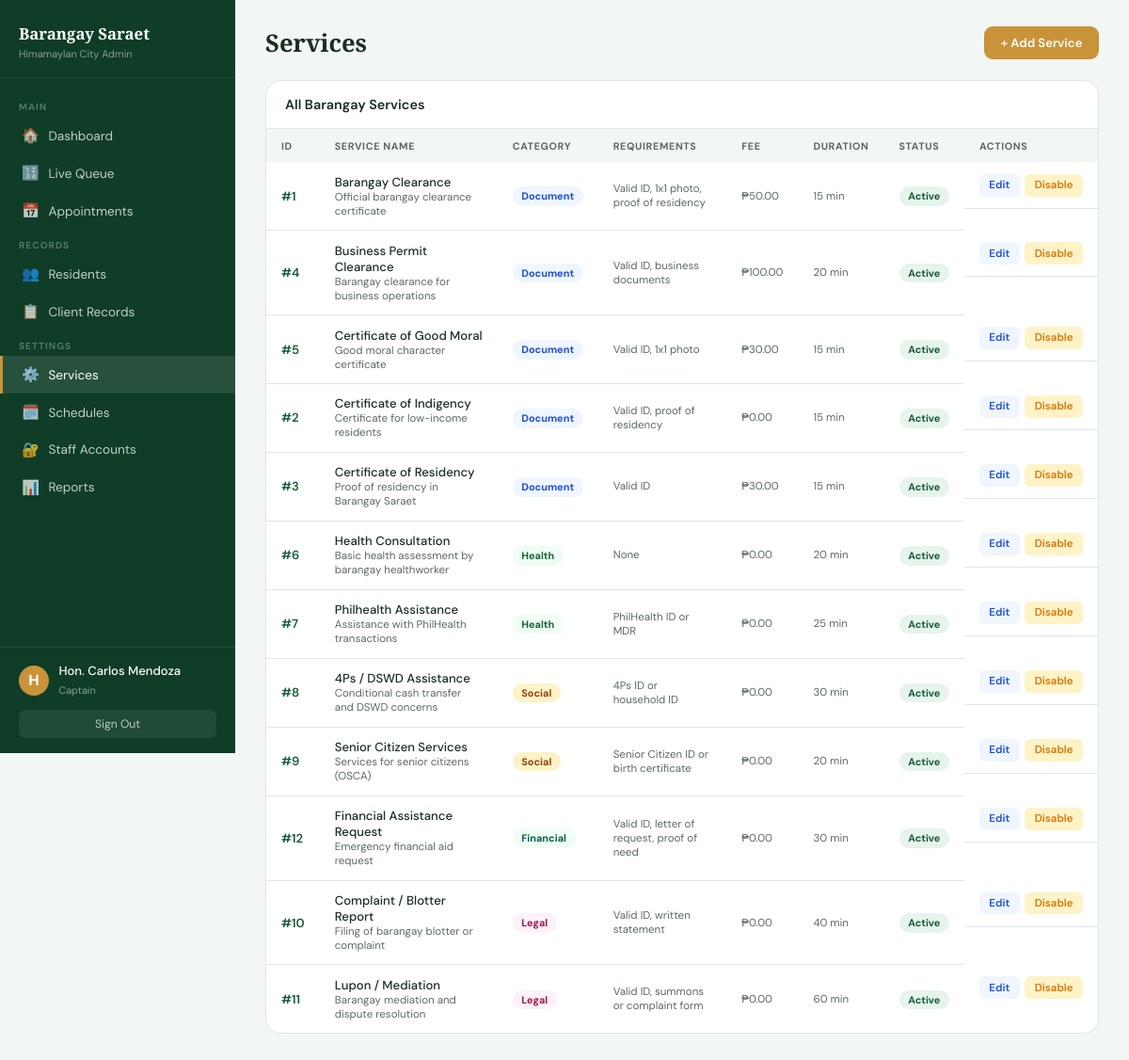
The app's page /admin/services.php (signed in) with its own data.
### tables this page shows
CREATE TABLE IF NOT EXISTS services (
    service_id   INT AUTO_INCREMENT PRIMARY KEY,
    service_name VARCHAR(150) NOT NULL,
    category     ENUM('document','health','social','financial','legal','other') DEFAULT 'other',
    description  TEXT,
    requirements TEXT,
    fee          DECIMAL(8,2) DEFAULT 0.00,
    duration_min INT DEFAULT 20,
    is_active    TINYINT(1) DEFAULT 1
);

### admin/services.php (the view, shortened to what this page needs)
<?php
$db = getDB();
$svcs = $db->query("SELECT * FROM services ORDER BY category, service_name");
?>
<!DOCTYPE html>
<html lang="en">
<head>
</head>
<body>
<aside class="sidebar">
  <div class="sb-brand"><h2>Barangay Saraet</h2><p>Himamaylan City Admin</p></div>
  <nav class="sb-menu">
    <div class="sb-section">Main</div>
    <a href="dashboard.php"    class="sb-item"><span class="ic">🏠</span>Dashboard</a>
    <a href="queue.php"        class="sb-item"><span class="ic">🔢</span>Live Queue</a>
    <a href="appointments.php" class="sb-item"><span class="ic">📅</span>Appointments</a>
    <div class="sb-section">Records</div>
    <a href="residents.php"    class="sb-item"><span class="ic">👥</span>Residents</a>
    <a href="records.php"      class="sb-item"><span class="ic">📋</span>Client Records</a>
    <div class="sb-section">Settings</div>
    <a href="services.php"     class="sb-item active"><span class="ic">⚙️</span>Services</a>
    <a href="schedules.php"    class="sb-item"><span class="ic">🗓️</span>Schedules</a>
    <a href="staff.php"        class="sb-item"><span class="ic">🔐</span>Staff Accounts</a>
    <a href="reports.php"      class="sb-item"><span class="ic">📊</span>Reports</a>
  </nav>
  <div class="sb-footer">
    <div class="sb-user"><div class="sb-avatar"><?= strtoupper(substr($_SESSION['admin_name'],0,1)) ?></div><div class="sb-user-info"><p><?= htmlspecialchars($_SESSION['admin_name']) ?></p><span><?= $_SESSION['admin_role'] ?></span></div></div>
    <a href="logout.php" class="sb-logout">Sign Out</a>
  </div>
</aside>
<main class="main">
  <div class="page-hd">
    <h1>Services</h1>
    <button class="btn-primary btn-gold" onclick="openEdit(0,'','other','','','0','20')">+ Add Service</button>
  </div>
  <div class="card">
    <div class="card-hd"><h3>All Barangay Services</h3></div>
    <div class="tbl-wrap">
      <table>
        <thead><tr><th>ID</th><th>Service Name</th><th>Category</th><th>Requirements</th><th>Fee</th><th>Duration</th><th>Status</th><th>Actions</th></tr></thead>
        <tbody>
        <?php
        $cats=['document'=>'cat-doc','health'=>'cat-health','social'=>'cat-social','legal'=>'cat-legal','financial'=>'cat-financial'];
        while($sv=$svcs->fetch_assoc()):
        ?>
        <tr>
          <td style="font-weight:600;color:var(--green)">#<?= $sv['service_id'] ?></td>
          <td>
            <div style="font-weight:500"><?= htmlspecialchars($sv['service_name']) ?></div>
            <div class="p-sub"><?= htmlspecialchars(substr($sv['description']??'',0,50)) ?></div>
          </td>
          <td><span class="badge <?= $cats[$sv['category']]??'bg-green' ?>"><?= ucfirst($sv['category']) ?></span></td>
          <td class="p-sub" style="max-width:160px"><?= htmlspecialchars(substr($sv['requirements']??'—',0,50)) ?></td>
          <td class="p-sub">₱<?= number_format($sv['fee'],2) ?></td>
          <td class="p-sub"><?= $sv['duration_min'] ?> min</td>
          <td><span class="badge <?= $sv['is_active']?'bg-green':'bg-red' ?>"><?= $sv['is_active']?'Active':'Inactive' ?></span></td>
          <td style="display:flex;gap:.35rem">
            <button class="btn-xs bx-edit" onclick="openEdit(<?= $sv['service_id'] ?>,'<?= addslashes($sv['service_name']) ?>','<?= $sv['category'] ?>','<?= addslashes($sv['description']??'') ?>','<?= addslashes($sv['requirements']??'') ?>','<?= $sv['fee'] ?>','<?= $sv['duration_min'] ?>')">Edit</button>
            <a href="services.php?toggle=<?= $sv['service_id'] ?>" class="btn-xs bx-toggle"><?= $sv['is_active']?'Disable':'Enable' ?></a>
          </td>
        </tr>
        <?php endwhile; ?>
        </tbody>
      </table>
    </div>
  </div>
</main>
</body>
</html>

### admin/services.php (style rules this page uses)
*,*::before,*::after { box-sizing:border-box;margin:0;padding:0 }
:root { --green:#1a5c3a;--green2:#0f3d27;--green-light:#e6f4ec;--gold:#c9933a;--bg:#f2f6f4;--white:#fff;--text:#1a2e23;--gray:#5a6a62;--border:#dce8e2;--amber:#d97706;--amber-bg:#fef3c7;--red:#dc2626;--blue:#1d4ed8;--blue-bg:#eff6ff;--sidebar:250px; }
body { font-family:'DM Sans',sans-serif;background:var(--bg);color:var(--text);display:flex;min-height:100vh; }
.sidebar { width:var(--sidebar);background:var(--green2);min-height:100vh;position:fixed;top:0;left:0;display:flex;flex-direction:column;z-index:200; }
.sb-brand { padding:1.5rem 1.25rem 1.1rem;border-bottom:1px solid rgba(255,255,255,.08); }
.sb-brand h2 { font-family:'Playfair Display',serif;color:#fff;font-size:1.05rem;font-weight:700; }
.sb-brand p { color:rgba(255,255,255,.5);font-size:.68rem;margin-top:.2rem; }
.sb-menu { flex:1;padding:.9rem 0; }
.sb-section { font-size:.63rem;font-weight:700;text-transform:uppercase;letter-spacing:.1em;color:rgba(255,255,255,.3);padding:.6rem 1.25rem .3rem; }
.sb-item { display:flex;align-items:center;gap:.65rem;padding:.62rem 1.25rem;color:rgba(255,255,255,.75);font-size:.85rem;text-decoration:none;border-left:3px solid transparent;transition:all .15s; }
.sb-item:hover,.sb-item.active { background:rgba(255,255,255,.1);color:#fff;border-left-color:var(--gold); }
.sb-item .ic { font-size:.95rem;width:18px;text-align:center; }
.sb-footer { padding:1rem 1.25rem;border-top:1px solid rgba(255,255,255,.08); }
.sb-user { display:flex;align-items:center;gap:.65rem;margin-bottom:.75rem; }
.sb-avatar { width:32px;height:32px;border-radius:50%;background:var(--gold);display:flex;align-items:center;justify-content:center;color:#fff;font-weight:700; }
.sb-user-info p { color:#fff;font-size:.82rem;font-weight:500; }
.sb-user-info span { color:rgba(255,255,255,.5);font-size:.68rem;text-transform:capitalize; }
.sb-logout { display:block;text-align:center;padding:.45rem;background:rgba(255,255,255,.07);color:rgba(255,255,255,.7);border-radius:7px;font-size:.76rem;text-decoration:none; }
.main { margin-left:var(--sidebar);flex:1;padding:1.75rem 2rem; }
.page-hd { display:flex;align-items:center;justify-content:space-between;margin-bottom:1.4rem; }
.page-hd h1 { font-family:'Playfair Display',serif;font-size:1.6rem; }
.btn-primary { padding:.55rem 1.1rem;background:var(--green);color:#fff;border:none;border-radius:9px;font-size:.82rem;font-weight:600;cursor:pointer;font-family:inherit;text-decoration:none;display:inline-flex;align-items:center;gap:.35rem; }
.btn-gold { background:var(--gold); }
.card { background:var(--white);border-radius:16px;border:1px solid var(--border);overflow:hidden; }
.card-hd { display:flex;align-items:center;justify-content:space-between;padding:1rem 1.25rem;border-bottom:1px solid var(--border); }
.card-hd h3 { font-size:.9rem;font-weight:600; }
.tbl-wrap { overflow-x:auto; }
table { width:100%;border-collapse:collapse;font-size:.82rem; }
th { padding:.65rem 1rem;text-align:left;font-size:.67rem;font-weight:700;text-transform:uppercase;letter-spacing:.06em;color:var(--gray);background:var(--bg); }
td { padding:.78rem 1rem;border-bottom:1px solid var(--border);vertical-align:middle; }
tr:last-child td { border:none; }
.p-sub { font-size:.72rem;color:var(--gray); }
.badge { padding:.2rem .6rem;border-radius:20px;font-size:.68rem;font-weight:700; }
.bg-green { background:var(--green-light);color:var(--green); }
.cat-doc { background:#eff6ff;color:#1d4ed8; }
.cat-health { background:#f0fdf4;color:#166534; }
.cat-social { background:#fef3c7;color:#92400e; }
.cat-legal { background:#fdf2f8;color:#9d174d; }
.cat-financial { background:#f0fdf4;color:#065f46; }
.btn-xs { padding:.28rem .65rem;border-radius:6px;font-size:.72rem;font-weight:600;font-family:inherit;cursor:pointer;border:none;text-decoration:none;display:inline-block; }
.bx-edit { background:var(--blue-bg);color:var(--blue); }
.bx-toggle { background:var(--amber-bg);color:var(--amber); }

### records on screen
services: service_id "1", service_name "Barangay Clearance", description "Official barangay clearance certificate", category "Document", requirements "Valid ID, 1x1 photo, proof of residency", fee "50.00", duration_min "15", is_active "Active"
services: service_id "4", service_name "Business Permit Clearance", description "Barangay clearance for business operations", category "Document", requirements "Valid ID, business documents", fee "100.00", duration_min "20", is_active "Active"
services: service_id "5", service_name "Certificate of Good Moral", description "Good moral character certificate", category "Document", requirements "Valid ID, 1x1 photo", fee "30.00", duration_min "15", is_active "Active"
services: service_id "2", service_name "Certificate of Indigency", description "Certificate for low-income residents", category "Document", requirements "Valid ID, proof of residency", fee "0.00", duration_min "15", is_active "Active"
services: service_id "3", service_name "Certificate of Residency", description "Proof of residency in Barangay Saraet", category "Document", requirements "Valid ID", fee "30.00", duration_min "15", is_active "Active"
services: service_id "6", service_name "Health Consultation", description "Basic health assessment by barangay healthworker", category "Health", requirements "None", fee "0.00", duration_min "20", is_active "Active"
services: service_id "7", service_name "Philhealth Assistance", description "Assistance with PhilHealth transactions", category "Health", requirements "PhilHealth ID or MDR", fee "0.00", duration_min "25", is_active "Active"
services: service_id "8", service_name "4Ps / DSWD Assistance", description "Conditional cash transfer and DSWD concerns", category "Social", requirements "4Ps ID or household ID", fee "0.00", duration_min "30", is_active "Active"
services: service_id "9", service_name "Senior Citizen Services", description "Services for senior citizens (OSCA)", category "Social", requirements "Senior Citizen ID or birth certificate", fee "0.00", duration_min "20", is_active "Active"
services: service_id "12", service_name "Financial Assistance Request", description "Emergency financial aid request", category "Financial", requirements "Valid ID, letter of request, proof of need", fee "0.00", duration_min "30", is_active "Active"
services: service_id "10", service_name "Complaint / Blotter Report", description "Filing of barangay blotter or complaint", category "Legal", requirements "Valid ID, written statement", fee "0.00", duration_min "40", is_active "Active"
services: service_id "11", service_name "Lupon / Mediation", description "Barangay mediation and dispute resolution", category "Legal", requirements "Valid ID, summons or complaint form", fee "0.00", duration_min "60", is_active "Active"

### other values on screen
substr($_SESSION['admin_name'],0,1) "H"
$_SESSION['admin_name'] "Hon. Carlos Mendoza"
$_SESSION['admin_role'] "Captain"
